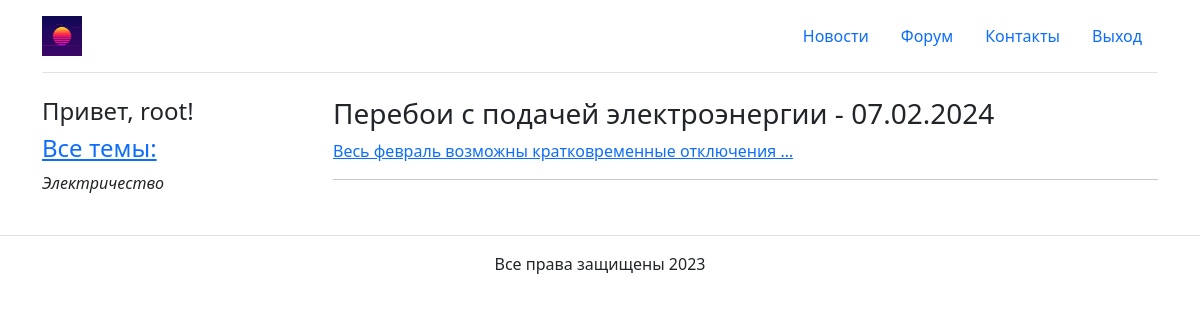
Page /show_category/1 (signed in) on the committed database.
### humans/models.py (models this page shows, shortened)
class Category(models.Model):
    name = models.CharField(max_length=50)
    def __str__(self):
        return self.name
    class Meta:
        verbose_name = 'Категории новостей'
        verbose_name_plural = 'Категории новостей'

class News(models.Model):
    title = models.CharField(max_length=255, verbose_name='Заголовок')
    content = models.TextField(blank=True, verbose_name='Текст')
    image = models.ImageField(upload_to="images/%Y/%m/%d/", verbose_name='Изображение', blank=True)
    time_create = models.DateTimeField(auto_now_add=True, verbose_name='Время создания')
    time_update = models.DateTimeField(auto_now=True, verbose_name='Время корректировки')
    is_published = models.BooleanField(default=False, verbose_name='Публикация')
    category = models.ForeignKey('Category', on_delete=models.PROTECT, verbose_name='Категории')
    def get_absolute_url(self):
        return reverse('show_news', kwargs={'news_pk': self.pk})
    class Meta:
        verbose_name = 'Новости СНТ'
        verbose_name_plural = 'Новости СНТ'
        ordering = ['-time_create']

### humans/views.py (the view)
# urls.py: path('show_category/<int:cat_pk>', ShowCategory.as_view(), name='show_category'),
class ShowCategory(MyContextMixin, ListView):
    model = Category
    template_name = 'humans/index.html'
    context_object_name = 'posts'
    allow_empty = False
    def get_context_data(self, *, object_list=None, **kwargs):
        context = super().get_context_data()
        context['current_cat'] = self.kwargs['cat_pk']
        context['title'] = context['posts'][0].category
        return context
    def get_queryset(self):
        return get_object_or_404(Category, id=self.kwargs['cat_pk']).news_set.filter(is_published=True).order_by(
            '-time_create')

### humans/utils/mixins.py (called while the page is built)
    def get_context_data(self, **kwargs):
        context = super().get_context_data(**kwargs) | kwargs
        context['menu'] = menu
        context['login_menu'] = self._get_login_menu()
        context['cats'] = Category.objects.filter(news__isnull=False, news__is_published=True).distinct()
        return context

    def _get_login_menu(self):
        return [
            {'desc': 'Выход', 'url_name': 'logout'}
        ] if self.request.user.is_authenticated else [
            {'desc': 'Вход', 'url_name': 'login'},
            {'desc': 'Регистрация', 'url_name': 'registration'}
        ]

### humans/templates/humans/index.html
{% extends 'humans/base.html' %}
{% load static %}
{% block content %}
{% for p in posts %}
<h3>{{p.title}} - {{p.time_create|date:"d.m.Y"}}</h3>
<a href="{{p.get_absolute_url}}"><p>{{p.content|truncatewords:5}}</p></a>
<hr>
{% endfor %}
{% endblock %}

### humans/templates/humans/base.html (shortened to what this page needs)
{% load static %}
<!DOCTYPE html>
<html lang="ru">
<head>
    <link href="https://cdn.jsdelivr.net/npm/bootstrap@5.0.2/dist/css/bootstrap.min.css" rel="stylesheet"
>
    <link rel="stylesheet" href="{% static 'humans/css/style_f.css' %}">
</head>
<body>
<div class="container">
    <header class="d-flex flex-wrap justify-content-center py-3 mb-4 border-bottom">
        <a href="{% url 'home' %}"
           class="d-flex align-items-center mb-3 mb-md-0 me-md-auto text-dark text-decoration-none">
            <img src="{% static 'humans/images/logo.jpg' %}" alt="Logo" class="me-2" height="40">
        </a>
        <ul class="nav nav-pills">
            {% for item in menu %}
            <li class="nav-item">
                <a href="{% url item.url_name %}" class="nav-link">{{ item.desc }}</a>
            </li>
            {% endfor %}
            {% for item in login_menu %}
            <li class="nav-item">
                <a href="{% url item.url_name %}" class="nav-link">{{ item.desc }}</a>
            </li>
            {% endfor %}
        </ul>
    </header>
    <main>
        <div class="row g-5">
            <div class="col-md-3">
                {% if user.is_authenticated %}
                <h4>Привет, {{ user.username }}!</h4>
                {% endif %}
                <h4><a href="{% url 'home' %}">Все темы:</a></h4>
                <ul class="list-unstyled">
                    {% for cat in cats %}
                    <li class="mb-2">
                        {% if current_cat == cat.pk %}
                        <p><i>{{ cat }}</i></p>
                        {% else %}
                        <a href="{{ cat.get_absolute_url }}" class="text-decoration-none"><b>{{ cat }}</b></a>
                        {% endif %}
                    </li>
                    {% endfor %}
                </ul>
            </div>
            <div class="col-md-9">
                {% block content %}
                {% endblock %}
            </div>
        </div>
    </main>
</div>
<footer class="py-3 mt-4 border-top">
    <div class="container">
        <p class="mb-0 text-center">Все права защищены 2023</p>
    </div>
</footer>
</body>
</html>

### humans/static/humans/css/style_f.css (style rules this page uses)
* { margin: 0; padding: 0; box-sizing: border-box; }
html, body { height: 100%; margin: 0; }

### rows in the picture
Category: name "Электричество"
News: title "Перебои с подачей электроэнергии", time_create "07.02.2024", content "Весь февраль возможны кратковременные отключения …"

### other values in the picture
{{ item.desc }} "Новости" "Форум" "Контакты"
{{ item.desc }} "Выход"
{{ user.username }} "root"
